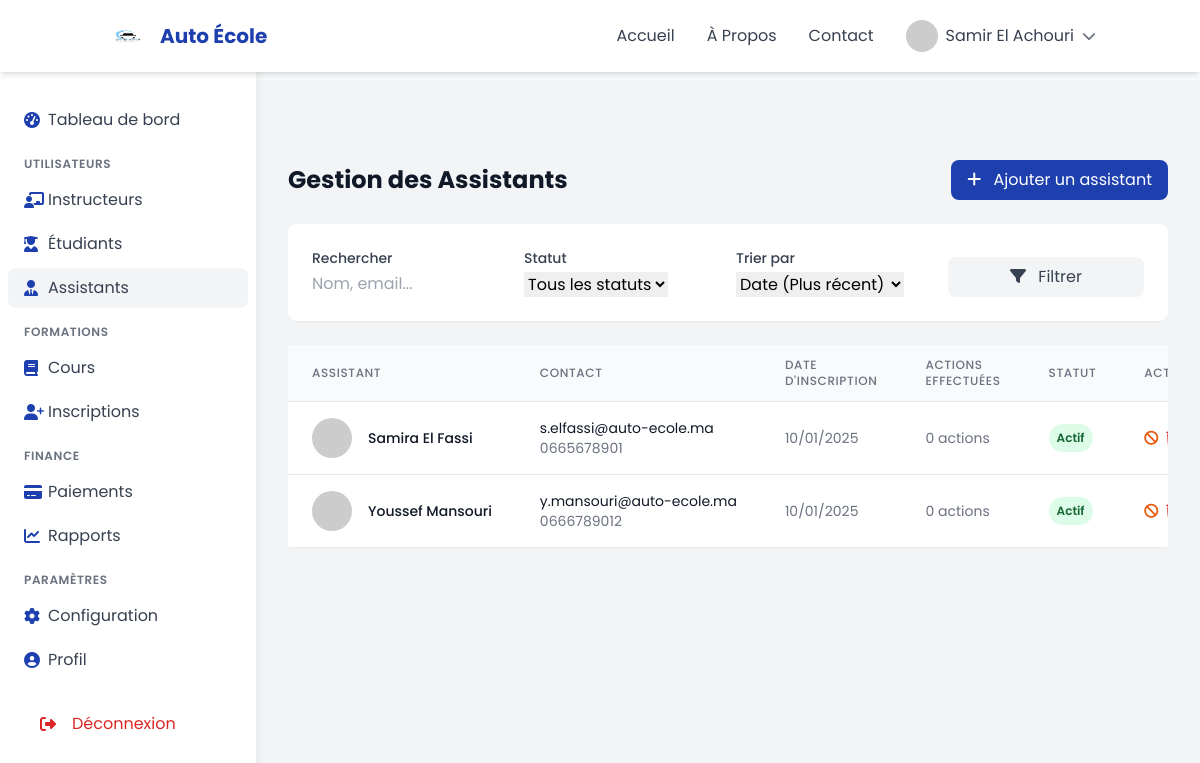
The app's page /pages/admin/assistants.php (signed in) with its own data.
### tables this page shows
CREATE TABLE `users` (
  `id` int(11) NOT NULL,
  `first_name` varchar(50) NOT NULL,
  `last_name` varchar(50) NOT NULL,
  `email` varchar(100) NOT NULL,
  `password` varchar(255) NOT NULL,
  `phone` varchar(20) DEFAULT NULL,
  `date_of_birth` date DEFAULT NULL,
  `address` text,
  `role` enum('candidate','instructor','assistant','admin') NOT NULL,
  `status` enum('active','inactive','pending') DEFAULT 'pending',
  `created_at` timestamp NOT NULL DEFAULT CURRENT_TIMESTAMP,
  `updated_at` timestamp NOT NULL DEFAULT CURRENT_TIMESTAMP ON UPDATE CURRENT_TIMESTAMP,
  `failed_attempts` int(11) DEFAULT '0',
  `locked_until` datetime DEFAULT NULL,
  `profile_image` varchar(255) DEFAULT NULL
);

### includes/auth.php (called while the page is built, shortened)
<?php
require_once __DIR__ . '/../config/database.php';
class Auth {
    private static $instance = null;
    public static function getInstance() {
        if (self::$instance === null) {
            self::$instance = new self();
        }
        return self::$instance;
    }
    public function isLoggedIn() {
        return isset($_SESSION['user_id']) && $_SESSION['user_id'] > 0;
    }
}

### includes/functions.php (called while the page is built, shortened)
<?php
require_once __DIR__ . '/../config/database.php';
$db = DatabaseConnection::getInstance();
class AppFunctions {
    private static $instance = null;
    private $conn;
    private function __construct() {
        global $db;
        $this->conn = $db->getConnection();
    }
    public static function getInstance() {
        if (self::$instance === null) {
            self::$instance = new self();
        }
        return self::$instance;
    }
    public function getUserById($id) {
        $stmt = $this->conn->prepare("
            SELECT * FROM users WHERE id = ?
        ");
        $stmt->bind_param("i", $id);
        $stmt->execute();
        return $stmt->get_result()->fetch_assoc();
    }
    public function formatDate($date, $format = 'd/m/Y') {
        return date($format, strtotime($date));
    }
    public function getStatusBadgeClass($status) {
        $classes = [
            'pending' => 'bg-yellow-100 text-yellow-800',
            'active' => 'bg-green-100 text-green-800',
            'completed' => 'bg-blue-100 text-blue-800',
            'cancelled' => 'bg-red-100 text-red-800',
            'suspended' => 'bg-orange-100 text-orange-800',
            'expired' => 'bg-gray-100 text-gray-800'
        ];
        return $classes[$status] ?? 'bg-gray-100 text-gray-800';
    }
    public function getStatusLabel($status) {
        switch ($status) {
            case 'active':
                return 'Actif';
        }
    }
}
function formatDate($date, $format = 'd/m/Y') {
    return AppFunctions::getInstance()->formatDate($date, $format);
}
function getStatusBadgeClass($status) {
    return AppFunctions::getInstance()->getStatusBadgeClass($status);
}
function getStatusLabel($status) {
    return AppFunctions::getInstance()->getStatusLabel($status);
}

### config/database.php (called while the page is built, shortened)
<?php
class DatabaseConnection {
    private static $instance = null;
    private $connection;
    public function __construct() {
        try {
            $this->connection = new mysqli(DB_HOST, DB_USER, DB_PASS, DB_NAME, DB_PORT);
            $this->connection->set_charset("utf8mb4");
        } catch (Exception $e) {
            error_log($e->getMessage());
            die("Database connection error: " . $e->getMessage());
        }
    }
    public static function getInstance() {
        if (self::$instance === null) {
            self::$instance = new self();
        }
        return self::$instance;
    }
    public function getConnection() {
        return $this->connection;
    }
}

### pages/admin/assistants.php (the view, shortened to what this page needs)
<?php
require_once '../../config/database.php';
require_once '../../includes/auth.php';
require_once '../../includes/functions.php';
$db = DatabaseConnection::getInstance();
$conn = $db->getConnection();
$stmt = $conn->prepare("
    SELECT
        u.*,
        COUNT(DISTINCT a.id) as total_actions
    FROM users u
    LEFT JOIN activity_logs a ON u.id = a.user_id
    WHERE u.role = 'assistant'
    GROUP BY u.id
    ORDER BY u.created_at DESC
");
$stmt->execute();
$assistants = $stmt->get_result()->fetch_all(MYSQLI_ASSOC);
?>
<?php include '../../includes/header.php'; ?>
<div class="min-h-screen bg-gray-100">
    <?php include '../../includes/admin-sidebar.php'; ?>
    <div class="ml-64 p-8 pt-20">
        <div class="flex justify-between items-center mb-6">
            <h1 class="text-2xl font-bold text-gray-900">Gestion des Assistants</h1>
            <a href="/pages/admin/add-assistant.php"
               class="px-4 py-2 bg-primary text-white rounded-lg hover:bg-accent transition-colors">
                <i class="fas fa-plus mr-2"></i>
                Ajouter un assistant
            </a>
        </div>
        <div class="bg-white rounded-lg shadow-sm p-6 mb-6">
            <form class="grid grid-cols-1 md:grid-cols-4 gap-4">
                <div>
                    <label for="search" class="block text-sm font-medium text-gray-700 mb-1">Rechercher</label>
                    <input type="text" id="search" name="search"
                           class="input-field"
                           placeholder="Nom, email...">
                </div>
                <div>
                    <label for="status" class="block text-sm font-medium text-gray-700 mb-1">Statut</label>
                    <select id="status" name="status" class="input-field">
                        <option value="">Tous les statuts</option>
                    </select>
                </div>
                <div>
                    <label for="sort" class="block text-sm font-medium text-gray-700 mb-1">Trier par</label>
                    <select id="sort" name="sort" class="input-field">
                        <option value="created_desc">Date (Plus récent)</option>
                    </select>
                </div>
                <div class="flex items-end">
                    <button type="submit"
                            class="w-full px-4 py-2 bg-gray-100 text-gray-700 rounded-lg hover:bg-gray-200 transition-colors">
                        <i class="fas fa-filter mr-2"></i>
                        Filtrer
                    </button>
                </div>
            </form>
        </div>
        <div class="bg-white rounded-lg shadow-sm">
            <div class="overflow-x-auto">
                <table class="min-w-full divide-y divide-gray-200">
                    <thead class="bg-gray-50">
                        <tr>
                            <th class="px-6 py-3 text-left text-xs font-medium text-gray-500 uppercase tracking-wider">
                                Assistant
                            </th>
                            <th class="px-6 py-3 text-left text-xs font-medium text-gray-500 uppercase tracking-wider">
                                Contact
                            </th>
                            <th class="px-6 py-3 text-left text-xs font-medium text-gray-500 uppercase tracking-wider">
                                Date d'inscription
                            </th>
                            <th class="px-6 py-3 text-left text-xs font-medium text-gray-500 uppercase tracking-wider">
                                Actions effectuées
                            </th>
                            <th class="px-6 py-3 text-left text-xs font-medium text-gray-500 uppercase tracking-wider">
                                Statut
                            </th>
                            <th class="px-6 py-3 text-left text-xs font-medium text-gray-500 uppercase tracking-wider">
                                Actions
                            </th>
                        </tr>
                    </thead>
                    <tbody class="bg-white divide-y divide-gray-200">
                        <?php foreach ($assistants as $assistant): ?>
                            <tr>
                                <td class="px-6 py-4 whitespace-nowrap">
                                    <div class="flex items-center">
                                        <div class="flex-shrink-0 h-10 w-10">
                                            <img class="h-10 w-10 rounded-full"
                                                 src="<?php echo $assistant['profile_image']
                                                    ? '/assets/images/profiles/' . htmlspecialchars($assistant['profile_image'])
                                                    : 'https://ui-avatars.com/api/?name=' . urlencode($assistant['first_name'] . ' ' . $assistant['last_name']); ?>"
                                                 alt="Profile">
                                        </div>
                                        <div class="ml-4">
                                            <div class="text-sm font-medium text-gray-900">
                                                <?php echo htmlspecialchars($assistant['first_name'] . ' ' . $assistant['last_name']); ?>
                                            </div>
                                        </div>
                                    </div>
                                </td>
                                <td class="px-6 py-4 whitespace-nowrap">
                                    <div class="text-sm text-gray-900">
                                        <?php echo htmlspecialchars($assistant['email']); ?>
                                    </div>
                                    <div class="text-sm text-gray-500">
                                        <?php echo htmlspecialchars($assistant['phone']); ?>
                                    </div>
                                </td>
                                <td class="px-6 py-4 whitespace-nowrap text-sm text-gray-500">
                                    <?php echo formatDate($assistant['created_at']); ?>
                                </td>
                                <td class="px-6 py-4 whitespace-nowrap text-sm text-gray-500">
                                    <?php echo $assistant['total_actions']; ?> actions
                                </td>
                                <td class="px-6 py-4 whitespace-nowrap">
                                    <span class="px-2 py-1 inline-flex text-xs leading-5 font-semibold rounded-full
                                        <?php echo getStatusBadgeClass($assistant['status']); ?>">
                                        <?php echo getStatusLabel($assistant['status']); ?>
                                    </span>
                                </td>
                                <td class="px-6 py-4 whitespace-nowrap text-sm font-medium">
                                    <div class="flex space-x-2">
                                        <?php if ($assistant['status'] === 'active'): ?>
                                            <form method="POST" class="inline">
                                                <button type="submit"
                                                        class="text-orange-600 hover:text-orange-900">
                                                    <i class="fas fa-ban"></i>
                                                </button>
                                            </form>
                                        <?php endif; ?>
                                    </div>
                                </td>
                            </tr>
                        <?php endforeach; ?>
                    </tbody>
                </table>
            </div>
        </div>
    </div>
</div>

### includes/header.php (shortened to what this page needs)
<?php
require_once __DIR__ . '/auth.php';
require_once __DIR__ . '/functions.php';
function getUserProfileImage($userId) {
    try {
        $user = AppFunctions::getInstance()->getUserById($userId);
        return 'https://ui-avatars.com/api/?name=User';
    } catch (Exception $e) {
        error_log("Error getting user profile image: " . $e->getMessage());
        return 'https://ui-avatars.com/api/?name=User';
    }
}
function getUserFullName($userId) {
    try {
        $user = AppFunctions::getInstance()->getUserById($userId);
        if ($user && isset($user['first_name']) && isset($user['last_name'])) {
            return htmlspecialchars($user['first_name'] . ' ' . $user['last_name']);
        }
        return 'Utilisateur';
    } catch (Exception $e) {
        error_log("Error getting user full name: " . $e->getMessage());
        return 'Utilisateur';
    }
}
function isLoggedIn() {
    return Auth::getInstance()->isLoggedIn();
}
$currentUser = null;
if (isLoggedIn() && isset($_SESSION['user_id'])) {
    try {
        $currentUser = AppFunctions::getInstance()->getUserById($_SESSION['user_id']);
    } catch (Exception $e) {
        error_log("Error getting current user data: " . $e->getMessage());
    }
}
?>
<!DOCTYPE html>
<html lang="fr" class="scroll-smooth">
<head>
    <script src="https://cdn.tailwindcss.com"></script>
    <link rel="stylesheet" href="https://cdnjs.cloudflare.com/ajax/libs/font-awesome/6.4.0/css/all.min.css">
</head>
<body class="bg-gray-50">
    <header class="fixed w-full top-0 z-50 bg-white shadow-md">
        <nav class="container mx-auto px-4 py-3">
            <div class="flex items-center justify-between">
                <div class="flex items-center space-x-4">
                    <a href="/auto-ecole" class="flex items-center space-x-2">
                        <img src="/auto-ecole/assets/images/logo.png" alt="Auto École Logo" class="h-12 w-auto">
                        <span class="text-xl font-bold text-primary">Auto École</span>
                    </a>
                </div>
                <div class="hidden md:flex items-center space-x-8">
                    <a href="/auto-ecole" class="text-gray-700 hover:text-primary transition-colors">Accueil</a>
                    <a href="/auto-ecole/pages/about.php" class="text-gray-700 hover:text-primary transition-colors">À Propos</a>
                    <a href="/auto-ecole/pages/contact.php" class="text-gray-700 hover:text-primary transition-colors">Contact</a>
                    <?php if (isLoggedIn() && $currentUser): ?>
                        <div class="relative" x-data="{ open: false }">
                            <button @click="open = !open" class="flex items-center space-x-2">
                                <img src="<?php echo getUserProfileImage($_SESSION['user_id']); ?>"
                                     alt="Profile"
                                     class="w-8 h-8 rounded-full object-cover">
                                <span class="text-gray-700"><?php echo getUserFullName($_SESSION['user_id']); ?></span>
                                <i class="fas fa-chevron-down text-sm text-gray-500"></i>
                            </button>
                        </div>
                    <?php endif; ?>
                </div>
            </div>
        </nav>
    </header>
    <main class="mt-20">

### includes/header.php (style rules this page uses)
body { font-family: 'Poppins', sans-serif; }
html { scroll-behavior: smooth; scroll-padding-top: 5rem; }

### records on screen
users: getUserFullName($_SESSION['user_id']) "Samir El Achouri"
users: first_name+last_name "Samira El Fassi", email "s.elfassi@auto-ecole.ma", phone "0665678901", created_at "10/01/2025", total_actions "0", status "Actif"
users: first_name+last_name "Youssef Mansouri", email "y.mansouri@auto-ecole.ma", phone "0666789012", created_at "10/01/2025", total_actions "0", status "Actif"
